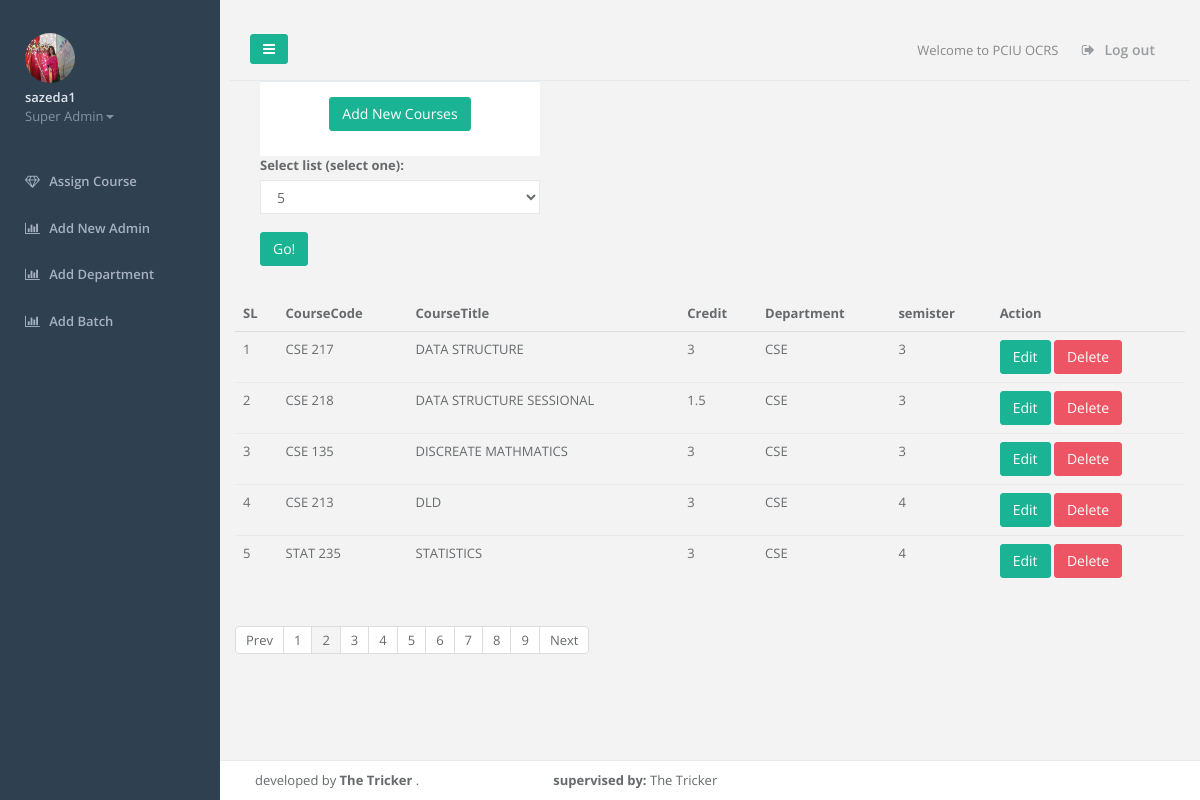
/views/assigncourse.php?pageNumber=2 (signed in), run on the app's committed database.
### tables this page shows
CREATE TABLE `superadmindetails` (
  `name` varchar(30) NOT NULL,
  `email` varchar(30) NOT NULL,
  `phnnumber` int(20) NOT NULL,
  `image` varchar(255) NOT NULL
);

CREATE TABLE `course` (
  `id` int(11) NOT NULL,
  `c_code` varchar(100) NOT NULL,
  `c_title` varchar(100) NOT NULL,
  `credit` varchar(255) NOT NULL,
  `dept_id` int(50) NOT NULL,
  `status` int(11) DEFAULT NULL,
  `trimister` int(11) NOT NULL,
  `per` int(11) NOT NULL DEFAULT '1200'
);

CREATE TABLE `department` (
  `id` int(11) NOT NULL,
  `name` varchar(30) NOT NULL,
  `status` int(11) NOT NULL
);

### src/koli/Db.php (called while the page is built, shortened)
<?php
class Db{
    public function __construct()
    {
        $this->conn=mysqli_connect("localhost","root","","ors") or die("database not connected");
    }
}

### src/koli/Course.php (called while the page is built, shortened)
<?php
class Course extends Db{
    public function count()
    {
        $query="SELECT COUNT(*) AS totalItem FROM `course`";
        $result=mysqli_query($this->conn,$query);
        $row=mysqli_fetch_assoc($result);
        return $row["totalItem"];
    }
    public function paginator($pageStartFrom=0,$limit=5)
    {
        $_allInfo=array();
        $query="SELECT a.id as id ,a.c_code as c_code,a.c_title as c_title,a.credit as credit,b.name as dept_id,a.trimister as trimister FROM `course` a,department b where a.dept_id=b.id LIMIT ".$pageStartFrom.",".$limit;
        $result=mysqli_query($this->conn,$query);
        while($row=mysqli_fetch_object($result))
        {
            $_allInfo[]=$row;
        }
        return $_allInfo;
    }
}

### src/koli/SuperAdminProfile.php (called while the page is built, shortened)
<?php
class SuperAdminProfile extends Db
{
    public function prepare($data=array()){
        return $this;
    }
    public function view()
    {
        $query="SELECT * FROM `superadmindetails`";
        $result=mysqli_query($this->conn,$query);
        $row=mysqli_fetch_assoc($result);
        return $row;
    }
}

### views/assigncourse.php (the view, shortened to what this page needs)
<?php
$obj=new Course();
$alldata=$obj->loadtable();
$allItem=$obj->count();
$itemPerPage=$_SESSION["itemPerPage"];
$noOfPage=ceil($allItem/$itemPerPage);
$pagination="";
if(array_key_exists("pageNumber",$_GET))
{
    $pageNo=$_GET["pageNumber"];
}
else{
    $pageNo=1;
}
for($i=1;$i<=$noOfPage;$i++)
{
    $active=($pageNo==$i)?"active":"";
    $pagination.="<li class='$active' }><a href='assigncourse.php?pageNumber=$i'>$i</a></li>";
}
$pageStartFrom=$itemPerPage*($pageNo-1);
if(strtoupper($_SERVER['REQUEST_METHOD']=='GET')) {
    $alldata = $obj->paginator($pageStartFrom, $itemPerPage);
}
?>
<?php include_once('header.php');?>
        <?php include 'SuperAdminnavigation.php' ?>
        <div id="page-wrapper" class="gray-bg">
        <div class="wrapper wrapper-content animated fadeInRight">
            <?php include_once 'logoutrow.php'?>
                <div class="col-lg-4">
                    <div class="ibox float-e-margins">
                        <div class="ibox-content">
                            <div class="text-center">
                            <a data-toggle="modal" class="btn btn-primary" href="#modal-form">Add New Courses</a>
                            </div>
                    </div>
                        <form role="form" action="assigncourse.php">
                            <div class="form-group">
                                <label for="sel1">Select list (select one):</label>
                                <select class="form-control"  id="sel1" name="itemPerPage" >
                                    <option <?php if($_SESSION["itemPerPage"]==5){echo "selected";}else {echo "";}?>>5</option>
                                </select><br>
                                <button class="btn btn-primary">Go!</button>
                            </div>
                        </form>
                </div>
            </div>
        </div>
        <div class="col-md-12">
            <div class="row">
                <table class="table">
                    <thead>
                    <tr>
                        <th>SL</th>
                        <th>CourseCode</th>
                        <th>CourseTitle</th>
                        <th>Credit</th>
                        <th>Department</th>
                        <th>semister</th>
                        <th>Action</th>
                    </tr>
                    </thead>
                    <tbody>
                    <?php $sl=0;foreach ($alldata as $data) { $sl++; ?>
                        <tr>
                            <td><?php echo  $sl?></td>
                            <td><?php echo  $data->c_code ?></td>
                            <td><?php echo $data->c_title ?></td>
                            <td><?php echo $data->credit ?></td>
                            <td><?php echo $data->dept_id ?></td>
                            <td><?php echo $data->trimister ?></td>
                            <td>
                                <a href="editCourse.php?id=<?php echo $data->id ?>" class="btn btn-primary" role="button">Edit</a>
                                <a href="../controller/deletecourse.php?c_code=<?php echo $data->c_code ?>" class="btn btn-danger" role="button">Delete</a>
                            </td>
                        </tr>
                    <?php } ?>
                    </tbody>
                </table>
                <div class="row" style="margin-bottom:20px;">
                    <div class="col-md-12">
                        <?php if((strtoupper($_SERVER['REQUEST_METHOD']=='GET'))&&(empty($_GET['search']))) { ?>
                            <ul class="pagination">
                                <li class="<?php if($pageNo==1) {echo "hidden";}?>"><a href="assigncourse.php?pageNumber=<?php echo $pageNo-1;?>">Prev</a></li>
                                <?php echo $pagination;?>
                                <li class="<?php if($noOfPage==$pageNo){echo "hidden";}?>"><a href="assigncourse.php?pageNumber=<?php echo $pageNo+1;?>">Next</a></li>
                            </ul>
                        <?php }?>
                    </div>
                </div>
            </div>
        </div>
            <div class="row">
            </div>
            <?php include_once 'footer.php'?>

### views/SuperAdminnavigation.php (shortened to what this page needs)
<?php
$updatedata= new SuperAdminProfile();
$updatedataprofile=$updatedata->prepare($_POST)->view();
?>
<nav class="navbar-default navbar-static-side" role="navigation">
    <div class="sidebar-collapse">
        <ul class="nav metismenu" id="side-menu">
            <li class="nav-header">
                <div class="dropdown profile-element"> <span>
                            <img alt="image" class="img-circle" src="../resource/images/<?php echo $updatedataprofile["image"]?>" width="50px" height="50px;"/>
                             </span>
                    <a data-toggle="dropdown" class="dropdown-toggle" href="#">
                            <span class="clear"> <span class="block m-t-xs"> <strong class="font-bold" id="tt">
                                        <?php echo $updatedataprofile["name"]?></strong>
                             </span> <span class="text-muted text-xs block">Super Admin<b class="caret"></b></span> </span> </a>
                </div>
            </li>
            <li>
                <a href="assigncourse.php"><i class="fa fa-diamond"></i> <span class="nav-label">Assign Course</span></a>
            </li>
            <li>
                <a href="assignadmin.php"><i class="fa fa-bar-chart-o"></i> <span class="nav-label">Add New Admin</span></a>
            </li>
            <li>
                <a href="addDepartment.php"><i class="fa fa-bar-chart-o"></i> <span class="nav-label">Add Department</span></a>
            </li>
            <li>
                <a href="addBatch.php"><i class="fa fa-bar-chart-o"></i> <span class="nav-label">Add Batch</span></a>
            </li>
        </ul>
    </div>
</nav>

### data on the page
superadmindetails: image (picture), name "sazeda1"
course: c_code "CSE 217", c_title "DATA STRUCTURE", credit "3", department.name "CSE", trimister "3"
course: c_code "CSE 218", c_title "DATA STRUCTURE SESSIONAL", credit "1.5", department.name "CSE", trimister "3"
course: c_code "CSE 135", c_title "DISCREATE MATHMATICS", credit "3", department.name "CSE", trimister "3"
course: c_code "CSE 213", c_title "DLD", credit "3", department.name "CSE", trimister "4"
course: c_code "STAT 235", c_title "STATISTICS", credit "3", department.name "CSE", trimister "4"
